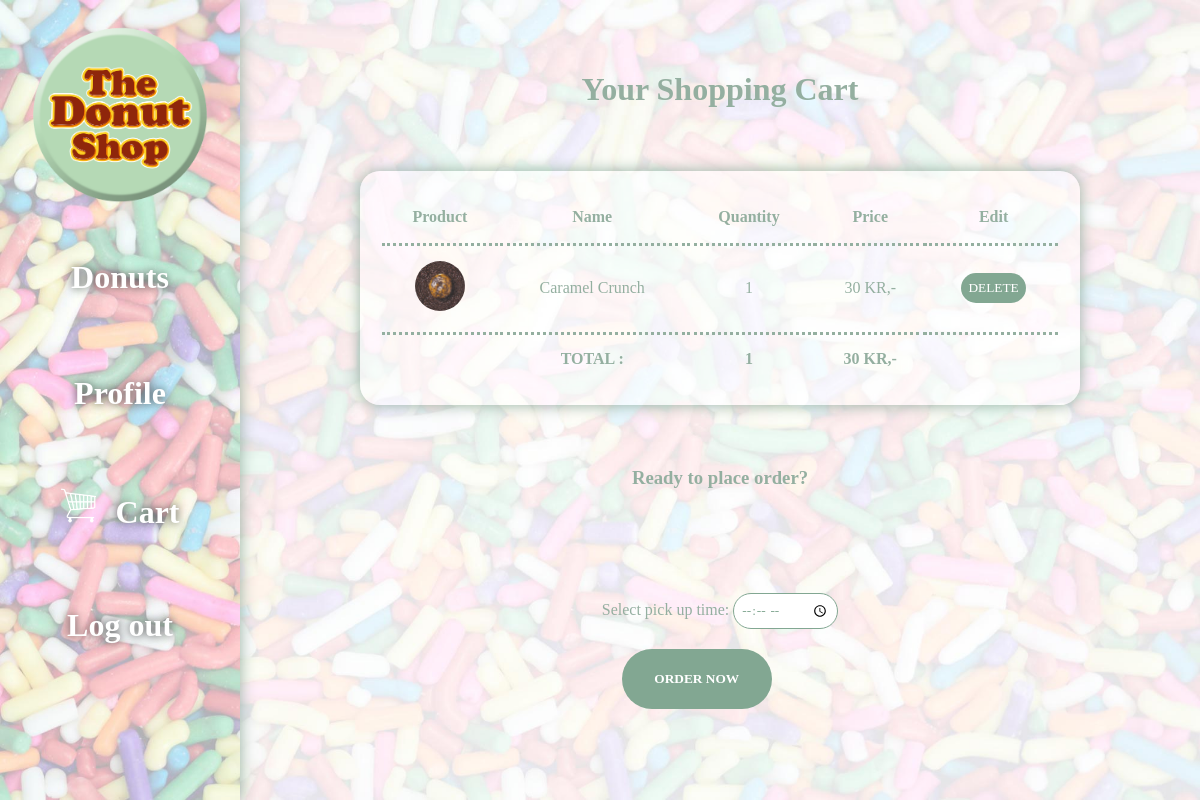
Page /cart.php (signed in) on the committed database.
### tables this page shows
CREATE TABLE `products` (
  `product_id` bigint(20) UNSIGNED NOT NULL,
  `product` varchar(50) NOT NULL,
  `category_fk` bigint(20) NOT NULL,
  `price_fk` bigint(20) UNSIGNED NOT NULL,
  `description` varchar(150) NOT NULL,
  `img` varchar(100) NOT NULL,
  `stock` int(11) NOT NULL
);

### apis/api-show-cart.php (the view, shortened to what this page needs)
<?php
require_once __DIR__.'/../connect.php';
$sUserId = $_SESSION['sUserId'];
try {
    $stmt = $db->prepare("SELECT * FROM productsinuserscart WHERE user_fk = :userId");
    $stmt->bindValue(":userId", $sUserId);
    $stmt->execute();
    $aOrders = $stmt->fetchAll();
    foreach ( $aOrders as $aOrder ) {
        echo "
            <tr>
                <td><img class='cartImg' src='img/$aOrder->img'></td>
                <td>$aOrder->product</td>
                <td>$aOrder->quantity</td>
                <td>$aOrder->price KR,-</td>
                <td><button onClick='deleteProduct($aOrder->product_id)'>DELETE</button></td>
            </tr>
            ";
    }
} catch ( PDOException $e) {
    echo $e;
    exit;
}

### css/shop.css (style rules this page uses)
* { padding: 0; margin: 0; font-family: 'Raleway'; box-sizing: border-box; }
body { width: 100vw; height: 100%; background-image: url(../img/modal.jpg); background-size: cover; background-position: center; background-attachment: fixed; background-repeat: no-repeat; }
.cartImg { width: 50px; height: auto; border-radius: 100px; }
td { border-top: 3px dotted rgb(148, 175, 160); padding: 15px; color: rgb(148, 175, 160); }
button { background:rgb(130, 167, 146); color: white; padding: 7px; cursor: pointer; border: none; border-radius: 50px; }

### css/menu.css (style rules this page uses)
body { display: grid; grid-template-columns: 1fr 1fr 1fr 1fr; }

### rows in the picture
products: img (picture), product "Caramel Crunch", quantity "1", price "30"

### other values in the picture
$quantity "1"
$sum "30"
